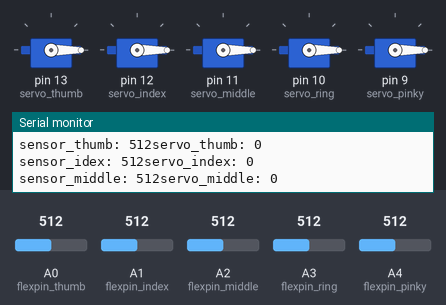
Simulated run of this sketch. Board: Arduino Uno, built with avr-gcc and run on an emulated ATmega328P. Shown: 5 × servo, the last lines printed to the serial monitor. The test bench sets the inputs (shaded band); at power-on: A0 (flexpin_thumb) = 512, A1 (flexpin_index) = 512, A2 (flexpin_middle) = 512, A3 (flexpin_ring) = 512, A4 (flexpin_pinky) = 512.

Above: at 1.2 s.
1.3 s: A0 (flexpin_thumb) set to 992
At 2.5 s:
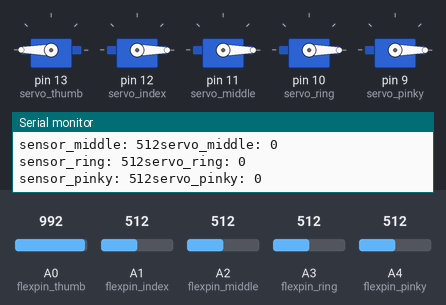
2.9 s: A1 (flexpin_index) set to 992
At 3.9 s:
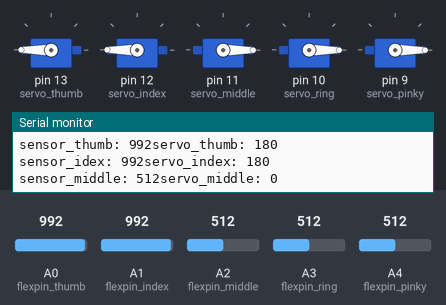
4.6 s: A2 (flexpin_middle) set to 992
At 5.9 s:
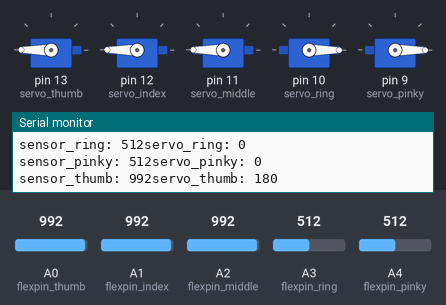
6.2 s: A3 (flexpin_ring) set to 992
At 6.8 s:
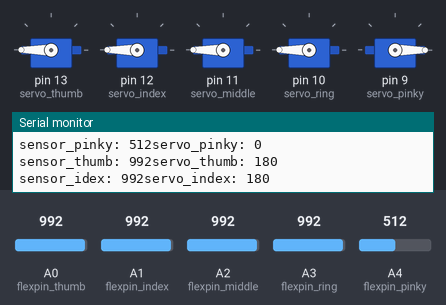
7.7 s: A4 (flexpin_pinky) set to 992
At 8.2 s:
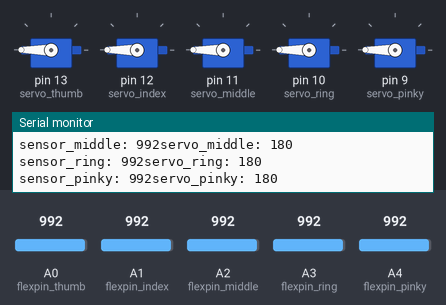
9.2 s: A0 (flexpin_thumb) set to 716
At 10.1 s:
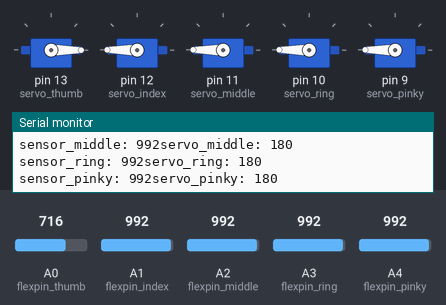
Timing chart, 0 to 11.7 s (numbered marks = the images above; inputs shaded):
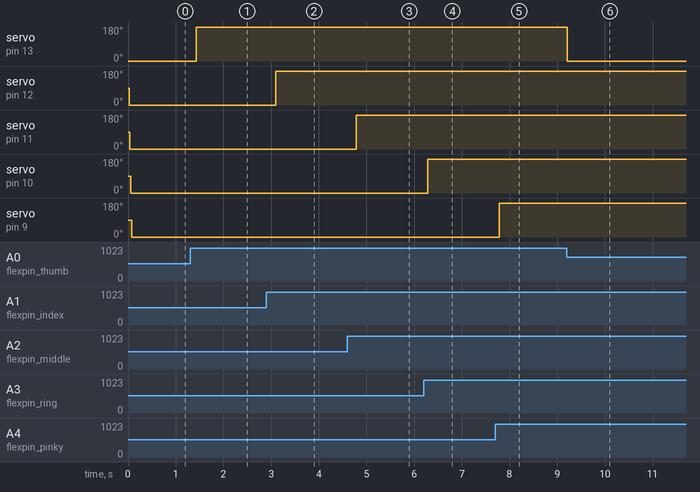

Measured:
- after the input at 1.3 s, servo on pin 13 (servo_thumb): 0° → 180° after 0.13 s
- after the input at 2.9 s, servo on pin 12 (servo_index): 0° → 180° after 0.20 s
- after the input at 4.6 s, servo on pin 11 (servo_middle): 0° → 180° after 0.19 s
- after the input at 6.2 s, servo on pin 10 (servo_ring): 0° → 180° after 0.08 s
- after the input at 7.7 s, servo on pin 9 (servo_pinky): 0° → 180° after 0.09 s
- after the input at 9.2 s, servo on pin 13 (servo_thumb): 180° → 0° at once

The sketch:

Flex_sensor_glove.ino
```cpp
#include <Servo.h>

Servo servo_thumb;
Servo servo_index;
Servo servo_middle;
Servo servo_ring;
Servo servo_pinky;

const int flexpin_thumb = A0;
const int flexpin_index = A1;
const int flexpin_middle = A2;
const int flexpin_ring = A3;
const int flexpin_pinky = A4;

void setup()
{

  Serial.begin(9600);

  servo_thumb.attach(13);
  servo_index.attach(12);
  servo_middle.attach(11);
  servo_ring.attach(10);
  servo_pinky.attach(9);

}

void loop()
{

  int flexposition_thumb;
  int flexposition_index;
  int flexposition_middle;
  int flexposition_ring;
  int flexposition_pinky;

  int servoposition_thumb;
  int servoposition_index;
  int servoposition_middle;
  int servoposition_ring;
  int servoposition_pinky;

  flexposition_thumb = analogRead(flexpin_thumb);
  flexposition_index = analogRead(flexpin_index);
  flexposition_middle = analogRead(flexpin_middle);
  flexposition_ring = analogRead(flexpin_ring);
  flexposition_pinky = analogRead(flexpin_pinky);

  servoposition_thumb = map(flexposition_thumb, 745, 945, 0, 180);
  servoposition_thumb = constrain(servoposition_thumb, 0, 180);

  servoposition_index = map(flexposition_index, 745, 945, 0, 180);
  servoposition_index = constrain(servoposition_index, 0, 180);

  servoposition_middle = map(flexposition_middle, 745, 945, 0, 180);
  servoposition_middle = constrain(servoposition_middle, 0, 180);

  servoposition_ring = map(flexposition_ring, 745, 945, 0, 180);
  servoposition_ring = constrain(servoposition_ring, 0, 180);

  servoposition_pinky = map(flexposition_pinky, 745, 945, 0, 180);
  servoposition_pinky = constrain(servoposition_pinky, 0, 180);

  servo_thumb.write(servoposition_thumb);
  delay(20);
  servo_index.write(servoposition_index);
  delay(20);
  servo_middle.write(servoposition_middle);
  delay(20);
  servo_ring.write(servoposition_ring);
  delay(20);
  servo_pinky.write(servoposition_pinky);
  delay(20);

  Serial.print("sensor_thumb: ");
  Serial.print(flexposition_thumb);
  Serial.print("servo_thumb: ");
  Serial.println(servoposition_thumb);

  Serial.print("sensor_idex: ");
  Serial.print(flexposition_index);
  Serial.print("servo_index: ");
  Serial.println(servoposition_index);

  Serial.print("sensor_middle: ");
  Serial.print(flexposition_middle);
  Serial.print("servo_middle: ");
  Serial.println(servoposition_middle);

  Serial.print("sensor_ring: ");
  Serial.print(flexposition_ring);
  Serial.print("servo_ring: ");
  Serial.println(servoposition_ring);

  Serial.print("sensor_pinky: ");
  Serial.print(flexposition_pinky);
  Serial.print("servo_pinky: ");
  Serial.println(servoposition_pinky);

}
```
